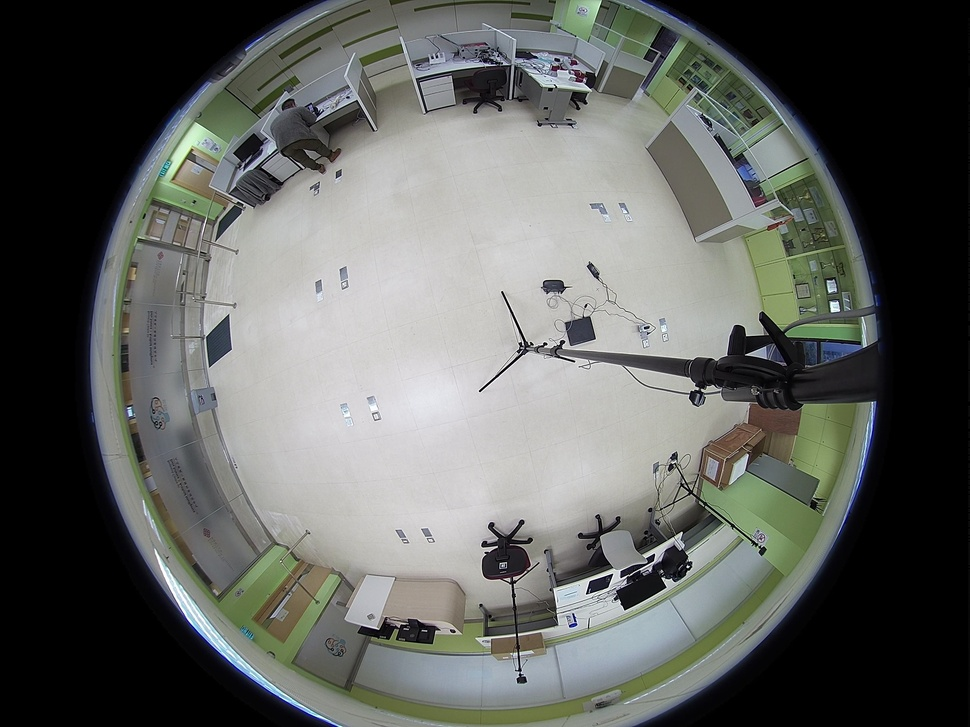
#> input picture input_images/25.jpg, 970 x 727 px, shrunk from 2560 x 1920 before the run
$ python longitude_calibrate.py
#> lines starting #> are read from the running program, lines starting #| are printed output that depends on the picture
#> further down, image is the input picture: shape (727, 970, 3); mean B, G, R 95.4, 98.8, 96.5
### Traditional_methods/get_valid_area.py
import cv2
import numpy as np

def get_valid_area(img):
    # 设置灰度阈值
    T = 40

    # 转换为灰度图片
    img_gray = cv2.cvtColor(img, cv2.COLOR_BGR2GRAY)
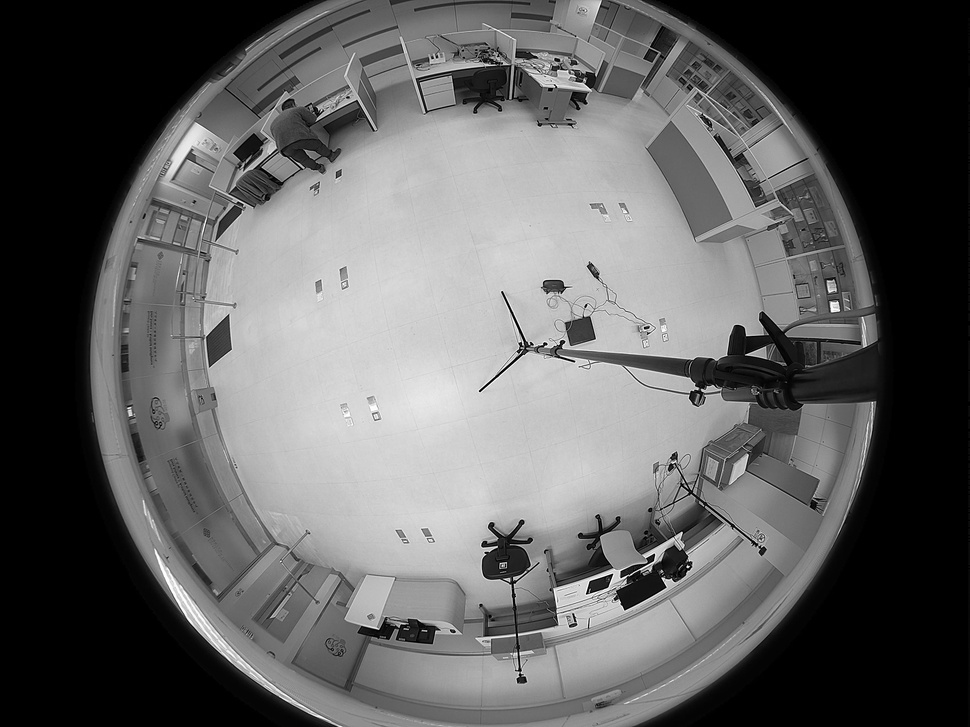
#> img_gray: shape (727, 970); min 0, max 255, mean 97.8
    # 提取原图大小
    rows, cols = img.shape[:2]
#> rows = 727; cols = 970
    print('image shape:',rows, cols)
#| image shape: 727 970


    # 从上向下扫描
    for i in range(0, rows, 1):
        for j in range(0, cols, 1):
            if img_gray[i, j] >= T:
                if img_gray[i + 1, j] >= T:
                    top = i
                    break
        else:
            continue
        break
    #print('top =', top)


    # 从下向上扫描
    for i in range(rows - 1, -1, -1):
        for j in range(0, cols, 1):
            if img_gray[i, j] >= T:
                if img_gray[i - 1, j] >= T:
                    bottom = i
                    break
        else:
            continue
        break
    #print('bottom =', bottom)


    # 从左向右扫描
    for j in range(0, cols, 1):
        for i in range(top, bottom, 1):
            if img_gray[i, j] >= T:
                if img_gray[i, j + 1] >= T:
                    left = j
                    break
        else:
            continue
        break
    #print('left =', left)


    # 从右向左扫描
    for j in range(cols - 1, -1, -1):
        for i in range(top, bottom, 1):
            if img_gray[i, j] >= T:
                if img_gray[i, j - 1] >= T:
                    right = j
                    break
        else:
            continue
        break
    #print('right =', right)


    # 计算有效区域半径
    R = max((bottom - top) / 2, (right - left) / 2)
    #print('R =', R)


    # 提取有效区域
    img_valid = img[top:int(top + 2 * R), left:int(left + 2 * R)]
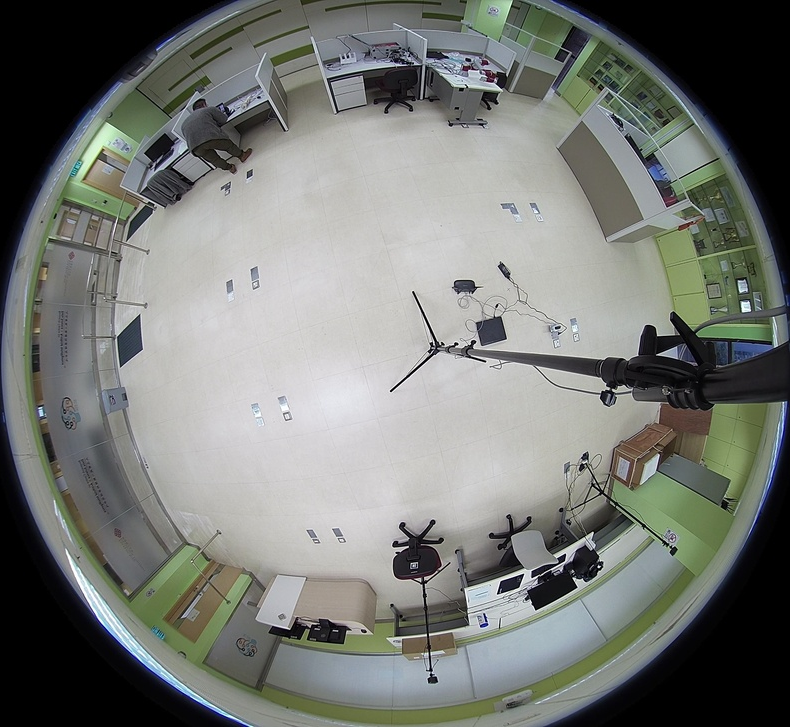
#> img_valid: shape (727, 790, 3); mean B, G, R 117, 121.3, 118.4
    #cv2.imwrite('./images/valid.jpg', img_valid)

    h = img_valid.shape[0]
#> h = 727
    w = img_valid.shape[1]
#> w = 790
    margin = int((w - h) / 2)
#> margin = 31

    img_valid = img_valid[:, margin:(margin + h):]
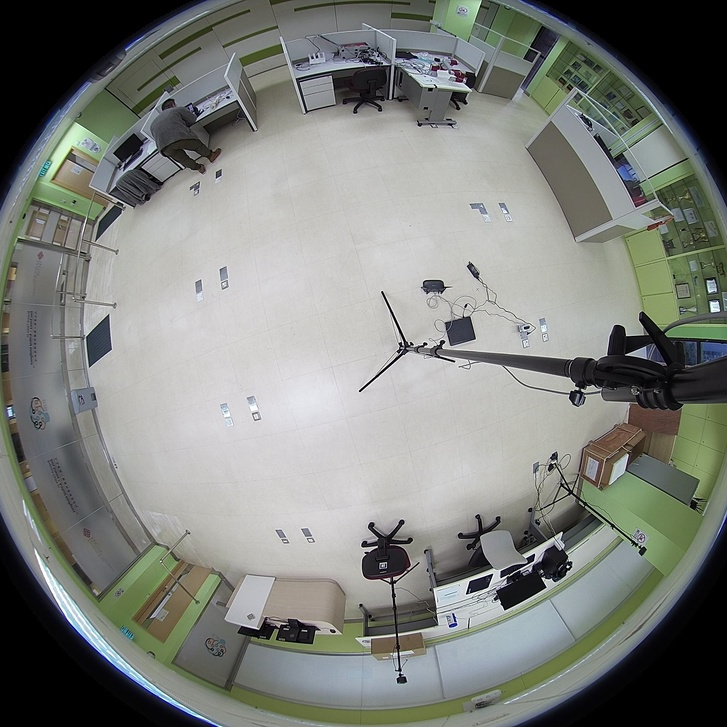
#> img_valid: shape (727, 727, 3); mean B, G, R 124.2, 129, 126
    print('cropped image shape:',img_valid.shape)
#| cropped image shape: (727, 727, 3)

    return img_valid

# [11 lines left out: function get_useful_area, not called in this run]

### Traditional_methods/longitude_calibrate.py
import cv2
import numpy as np
from tqdm import tqdm
from get_valid_area import get_valid_area

##经度法
##载入任意一张原图
image=cv2.imread('../input_images/25.jpg')
##提取有效圆形区域
image=get_valid_area(image)

if image.shape[0]!=image.shape[1]:
    raise ValueError('Image width isn\'t equal to height!')
##计算mapx和mapy并保存
R=image.shape[0]//2
#> R = 363
mapx=np.zeros([2*R,2*R],dtype=np.float32)
mapy=np.zeros([2*R,2*R],dtype=np.float32)
for i in tqdm(range(mapx.shape[0])):
    for j in range(mapx.shape[1]):
        mapx[i,j]=(j-R)/R*(R**2-(i-R)**2)**0.5+R
        mapy[i,j]=i
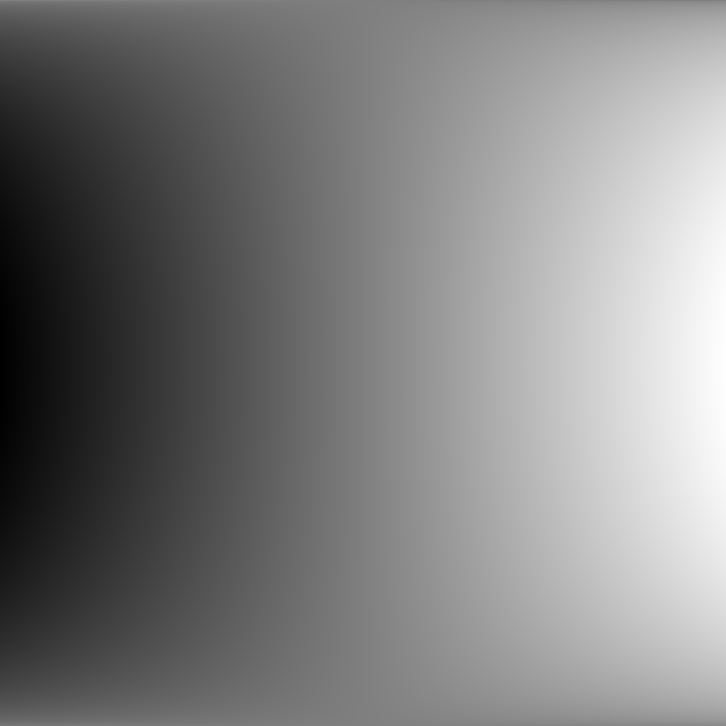
#> mapx: shape (726, 726) float32; min 0, max 725, mean 362.6; drawn with min black and max white
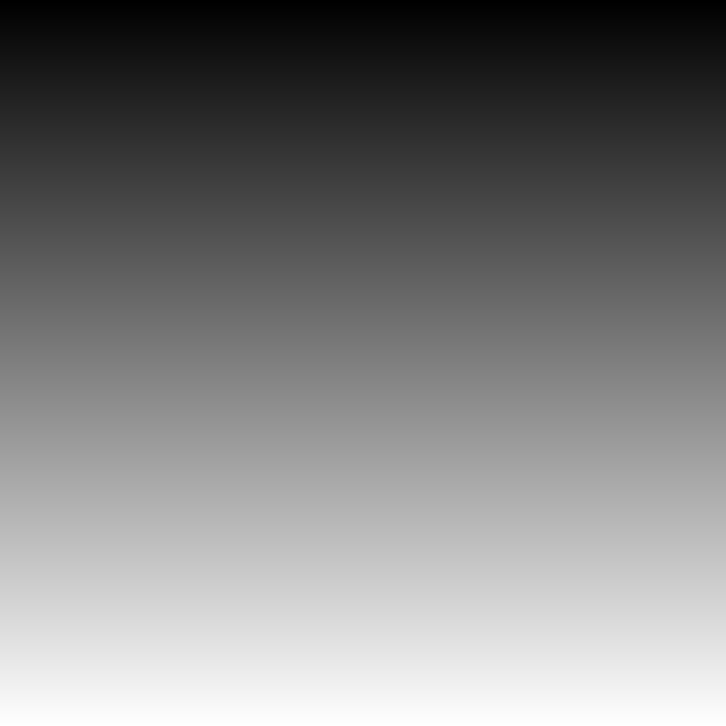
#> mapy: shape (726, 726) float32; min 0, max 725, mean 362.5; drawn with min black and max white
np.save('./npy/mapx.npy',mapx)
np.save('./npy/mapy.npy',mapy)


##载入remap矩阵和鱼眼原图，提取有效区域并做矫正
mapx=np.load('./npy/mapx.npy')
mapy=np.load('./npy/mapy.npy')
image=cv2.imread('../input_images/25.jpg')
image=get_valid_area(image)
#| image shape: 727 970
#| cropped image shape: (727, 727, 3)
image_remap=cv2.remap(image, mapx, mapy, interpolation=cv2.INTER_LINEAR,borderMode=cv2.BORDER_CONSTANT)
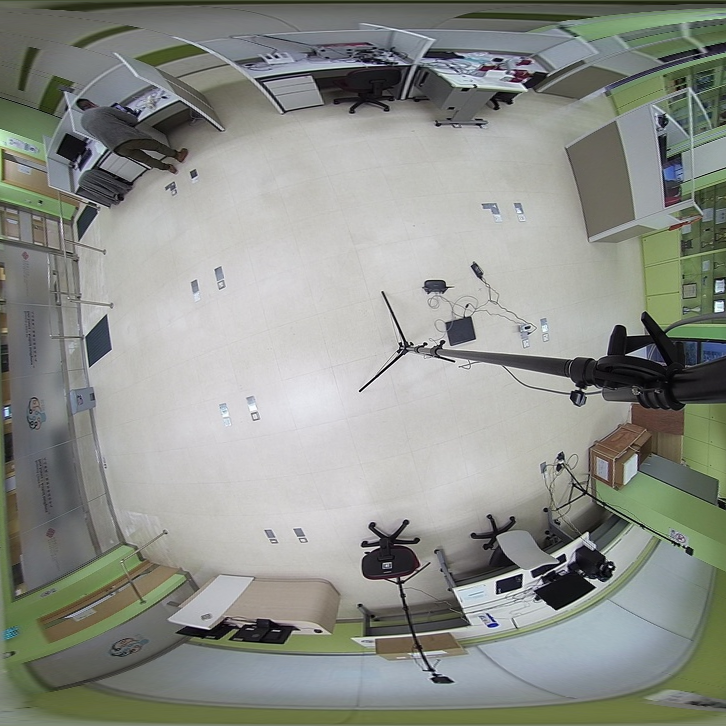
#> image_remap: shape (726, 726, 3); mean B, G, R 138, 144.3, 141.1
cv2.imwrite('../output_images/output_longitude/25.jpg',image_remap)

$ run again, with input_images/13500.jpg copied over input_images/25.jpg
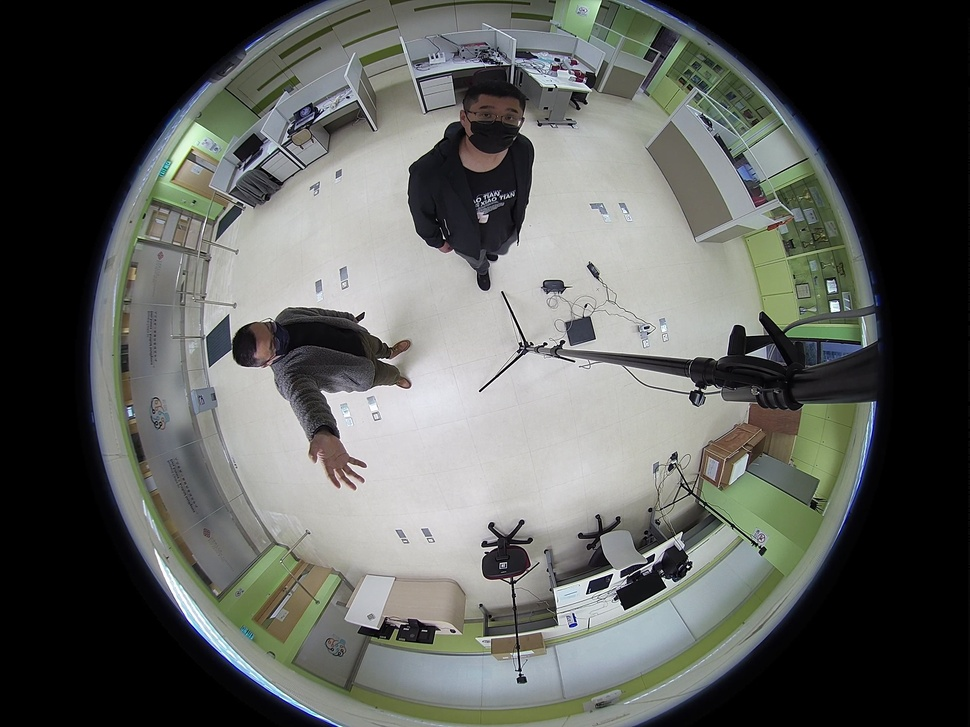
#> input picture input_images/13500.jpg, 970 x 727 px, shrunk from 2560 x 1920 before the run
#> image is the input picture: shape (727, 970, 3); mean B, G, R 91.2, 94.7, 92.4
#| image shape: 727 970
#> in get_valid_area, `img_valid = img_valid[:, margin:(margin + h):]`:
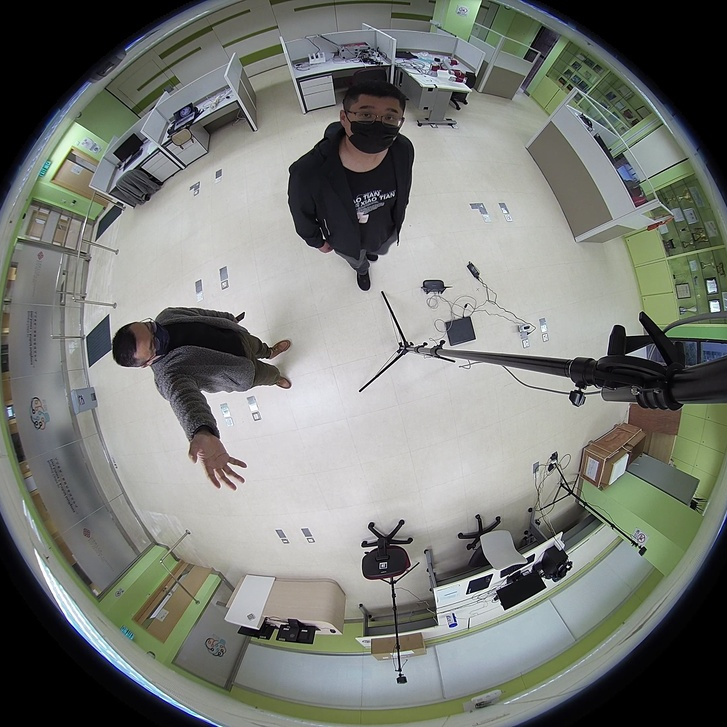
#> img_valid: shape (727, 727, 3); mean B, G, R 118.6, 123.4, 120.6
#| cropped image shape: (727, 727, 3)
#| image shape: 727 970
#| cropped image shape: (727, 727, 3)
#> `image_remap=cv2.remap(image, mapx, mapy, interpolation=cv2.INTER_LINEA..`:
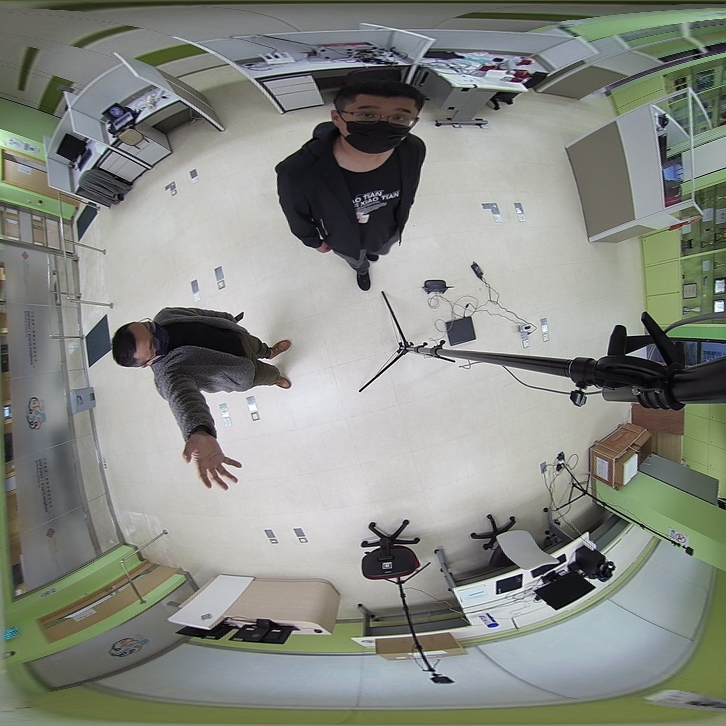
#> image_remap: shape (726, 726, 3); mean B, G, R 132.2, 138.6, 135.5
